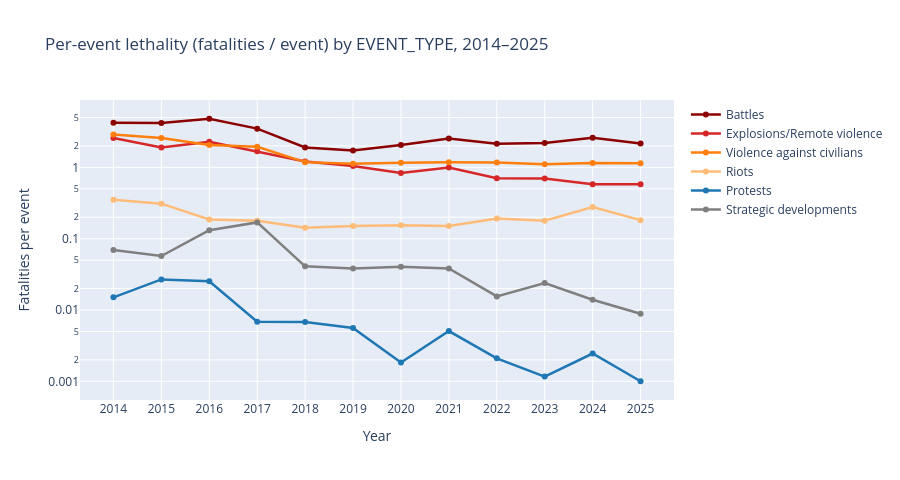

The cell this chart's notebook holds for it:
### Markdown cell above
## Per-event lethality by type-year

### Code cell
fig_leth_t = go.Figure()
for t in TYPE_ORDER:
    s = by_type[by_type['EVENT_TYPE']==t].sort_values('YEAR')
    fig_leth_t.add_trace(go.Scatter(x=s['YEAR'], y=s['LETHALITY'], name=t,
                                    mode='lines+markers', line=dict(color=colors[t], width=2.5)))
fig_leth_t.update_layout(title='Per-event lethality (fatalities / event) by EVENT_TYPE, 2014–2025',
                         xaxis_title='Year', yaxis_title='Fatalities per event',
                         yaxis_type='log', height=480, xaxis=dict(dtick=1), hovermode='x unified')
fig_leth_t.write_html(FIGDIR / '03_lethality_by_type.html', include_plotlyjs='cdn')
fig_leth_t.show()

### Figure 1 — Plotly figure (JSON) as saved in the notebook; plotly's stock layout.template omitted (floating-point values rounded to 4 significant figures)
{"data": [{"line": {"color": "#8B0000", "width": 2.5}, "mode": "lines+markers", "name": "Battles", "type": "scatter", "x": [2014, 2015, 2016, 2017, 2018, 2019, 2020, 2021, 2022, 2023, 2024, 2025], "y": [4.234, 4.202, 4.805, 3.493, 1.904, 1.72, 2.058, 2.546, 2.142, 2.195, 2.595, 2.16]}, {"line": {"color": "#D62728", "width": 2.5}, "mode": "lines+markers", "name": "Explosions/Remote violence", "type": "scatter", "x": [2014, 2015, 2016, 2017, 2018, 2019, 2020, 2021, 2022, 2023, 2024, 2025], "y": [2.579, 1.896, 2.292, 1.686, 1.213, 1.045, 0.8364, 0.9928, 0.7039, 0.6973, 0.5791, 0.5776]}, {"line": {"color": "#FF7F0E", "width": 2.5}, "mode": "lines+markers", "name": "Violence against civilians", "type": "scatter", "x": [2014, 2015, 2016, 2017, 2018, 2019, 2020, 2021, 2022, 2023, 2024, 2025], "y": [2.891, 2.588, 2.056, 1.944, 1.184, 1.127, 1.16, 1.181, 1.169, 1.105, 1.155, 1.144]}, {"line": {"color": "#FFBB78", "width": 2.5}, "mode": "lines+markers", "name": "Riots", "type": "scatter", "x": [2014, 2015, 2016, 2017, 2018, 2019, 2020, 2021, 2022, 2023, 2024, 2025], "y": [0.3527, 0.3098, 0.1864, 0.1784, 0.142, 0.1507, 0.1542, 0.1507, 0.1918, 0.1789, 0.2777, 0.182]}, {"line": {"color": "#1F77B4", "width": 2.5}, "mode": "lines+markers", "name": "Protests", "type": "scatter", "x": [2014, 2015, 2016, 2017, 2018, 2019, 2020, 2021, 2022, 2023, 2024, 2025], "y": [0.01507, 0.02683, 0.02533, 0.00687, 0.00678, 0.005611, 0.001841, 0.00507, 0.002101, 0.001167, 0.002455, 0.001003]}, {"line": {"color": "#7F7F7F", "width": 2.5}, "mode": "lines+markers", "name": "Strategic developments", "type": "scatter", "x": [2014, 2015, 2016, 2017, 2018, 2019, 2020, 2021, 2022, 2023, 2024, 2025], "y": [0.06922, 0.05714, 0.1317, 0.169, 0.04096, 0.03826, 0.04042, 0.0383, 0.01552, 0.02392, 0.01392, 0.008883]}], "layout": {"height": 480, "hovermode": "x unified", "title": {"text": "Per-event lethality (fatalities / event) by EVENT_TYPE, 2014–2025"}, "xaxis": {"dtick": 1, "title": {"text": "Year"}}, "yaxis": {"title": {"text": "Fatalities per event"}, "type": "log"}}}
